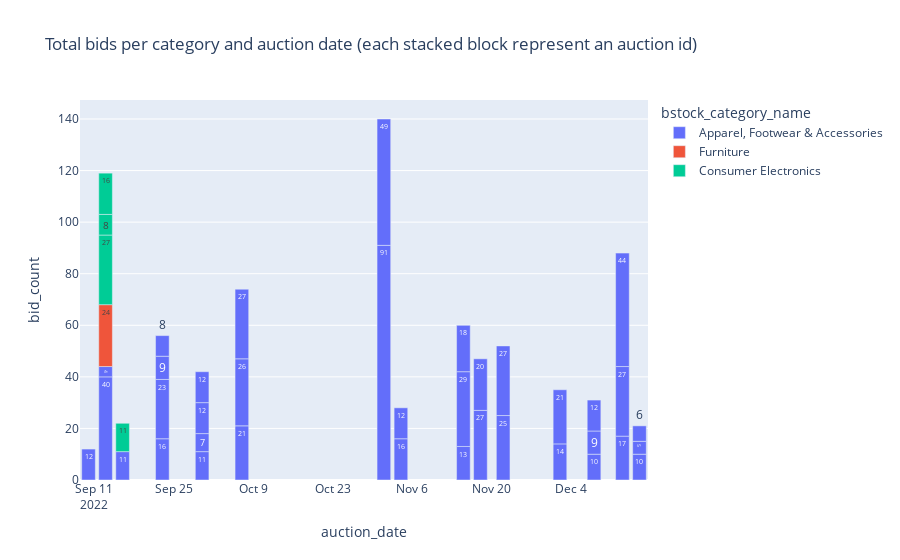

Here is the notebook cell this chart was saved with:
### Markdown cell above
# Hold a second!
- I found that on November 1st was the date with the most bids registered ever, even though there were only 2 auctions of 'Appareal, Footwear & Accesories' category!

### Code cell
# Total bids per category and auction date plot
import plotly.express as px
fig = px.bar(df_stats_daily_categories, x='auction_date',
             y='bid_count',
             color='bstock_category_name',
             title='Total bids per category and auction date (each stacked block represent an auction id)',
             text_auto=True)
fig.show()

### Figure 1 — Plotly figure (JSON) as saved in the notebook; plotly's stock layout.template omitted (floating-point values rounded to 4 significant figures)
{"data": [{"alignmentgroup": "True", "hovertemplate": "bstock_category_name=Apparel, Footwear & Accessories<br>auction_date=%{x}<br>bid_count=%{y}<extra></extra>", "legendgroup": "Apparel, Footwear & Accessories", "marker": {"color": "#636efa", "pattern": {"shape": ""}}, "name": "Apparel, Footwear & Accessories", "offsetgroup": "Apparel, Footwear & Accessories", "orientation": "v", "showlegend": true, "textposition": "auto", "texttemplate": "%{y}", "type": "bar", "x": ["2022-09-10", "2022-09-13", "2022-09-13", "2022-09-16", "2022-09-23", "2022-09-23", "2022-09-23", "2022-09-23", "2022-09-30", "2022-09-30", "2022-09-30", "2022-09-30", "2022-10-07", "2022-10-07", "2022-10-07", "2022-11-01", "2022-11-01", "2022-11-04", "2022-11-04", "2022-11-15", "2022-11-15", "2022-11-15", "2022-11-18", "2022-11-18", "2022-11-22", "2022-11-22", "2022-12-02", "2022-12-02", "2022-12-08", "2022-12-08", "2022-12-08", "2022-12-13", "2022-12-13", "2022-12-13", "2022-12-16", "2022-12-16", "2022-12-16"], "xaxis": "x", "y": [12, 40, 4, 11, 16, 23, 9, 8, 11, 7, 12, 12, 21, 26, 27, 91, 49, 16, 12, 13, 29, 18, 27, 20, 25, 27, 14, 21, 10, 9, 12, 17, 27, 44, 10, 5, 6], "yaxis": "y"}, {"alignmentgroup": "True", "hovertemplate": "bstock_category_name=Furniture<br>auction_date=%{x}<br>bid_count=%{y}<extra></extra>", "legendgroup": "Furniture", "marker": {"color": "#EF553B", "pattern": {"shape": ""}}, "name": "Furniture", "offsetgroup": "Furniture", "orientation": "v", "showlegend": true, "textposition": "auto", "texttemplate": "%{y}", "type": "bar", "x": ["2022-09-13"], "xaxis": "x", "y": [24], "yaxis": "y"}, {"alignmentgroup": "True", "hovertemplate": "bstock_category_name=Consumer Electronics<br>auction_date=%{x}<br>bid_count=%{y}<extra></extra>", "legendgroup": "Consumer Electronics", "marker": {"color": "#00cc96", "pattern": {"shape": ""}}, "name": "Consumer Electronics", "offsetgroup": "Consumer Electronics", "orientation": "v", "showlegend": true, "textposition": "auto", "texttemplate": "%{y}", "type": "bar", "x": ["2022-09-13", "2022-09-13", "2022-09-13", "2022-09-16"], "xaxis": "x", "y": [27, 8, 16, 11], "yaxis": "y"}], "layout": {"barmode": "relative", "legend": {"title": {"text": "bstock_category_name"}, "tracegroupgap": 0}, "title": {"text": "Total bids per category and auction date (each stacked block represent an auction id)"}, "xaxis": {"anchor": "y", "domain": [0, 1], "title": {"text": "auction_date"}}, "yaxis": {"anchor": "x", "domain": [0, 1], "title": {"text": "bid_count"}}}}
